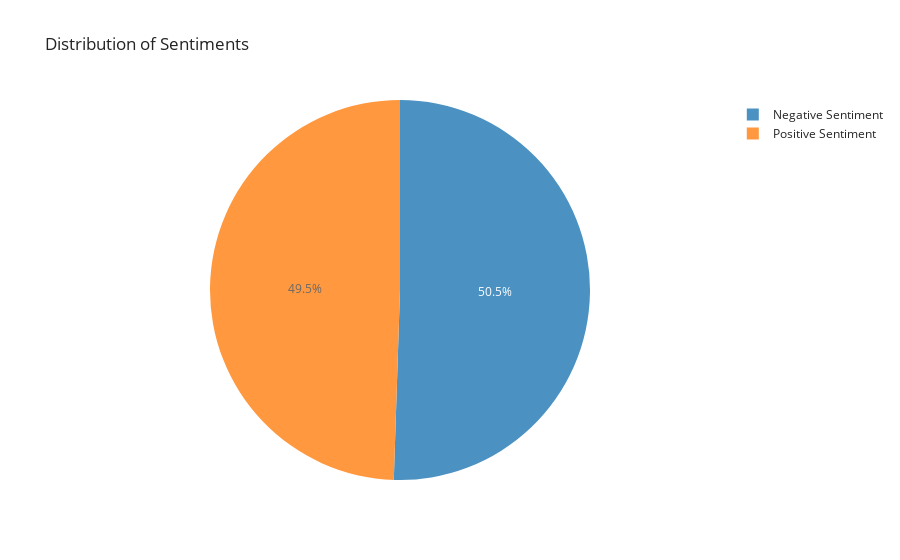

The code cell stored with this chart in its notebook:
### Markdown cell above
## Creation of Word Cloud

### Code cell
positive_sentiment = df[df['Sentiment']==1].shape[0]
negative_sentiment = df[df['Sentiment']==0].shape[0]

fig = px.pie(values=[positive_sentiment, negative_sentiment],
             names=['Positive Sentiment','Negative Sentiment'],
             hover_name=['Positive Sentiment','Negative Sentiment'],
             opacity=0.8,
             template='simple_white',
             title='Distribution of Sentiments')

fig.show()

### Figure 1 — Plotly figure (JSON) as saved in the notebook; plotly's stock layout.template omitted (floating-point values rounded to 4 significant figures)
{"data": [{"domain": {"x": [0, 1], "y": [0, 1]}, "hovertemplate": "<b>%{hovertext}</b><br><br>label=%{label}<br>value=%{value}<extra></extra>", "hovertext": ["Positive Sentiment", "Negative Sentiment"], "labels": ["Positive Sentiment", "Negative Sentiment"], "legendgroup": "", "name": "", "opacity": 0.8, "showlegend": true, "type": "pie", "values": [4948, 5052]}], "layout": {"legend": {"tracegroupgap": 0}, "title": {"text": "Distribution of Sentiments"}}}
